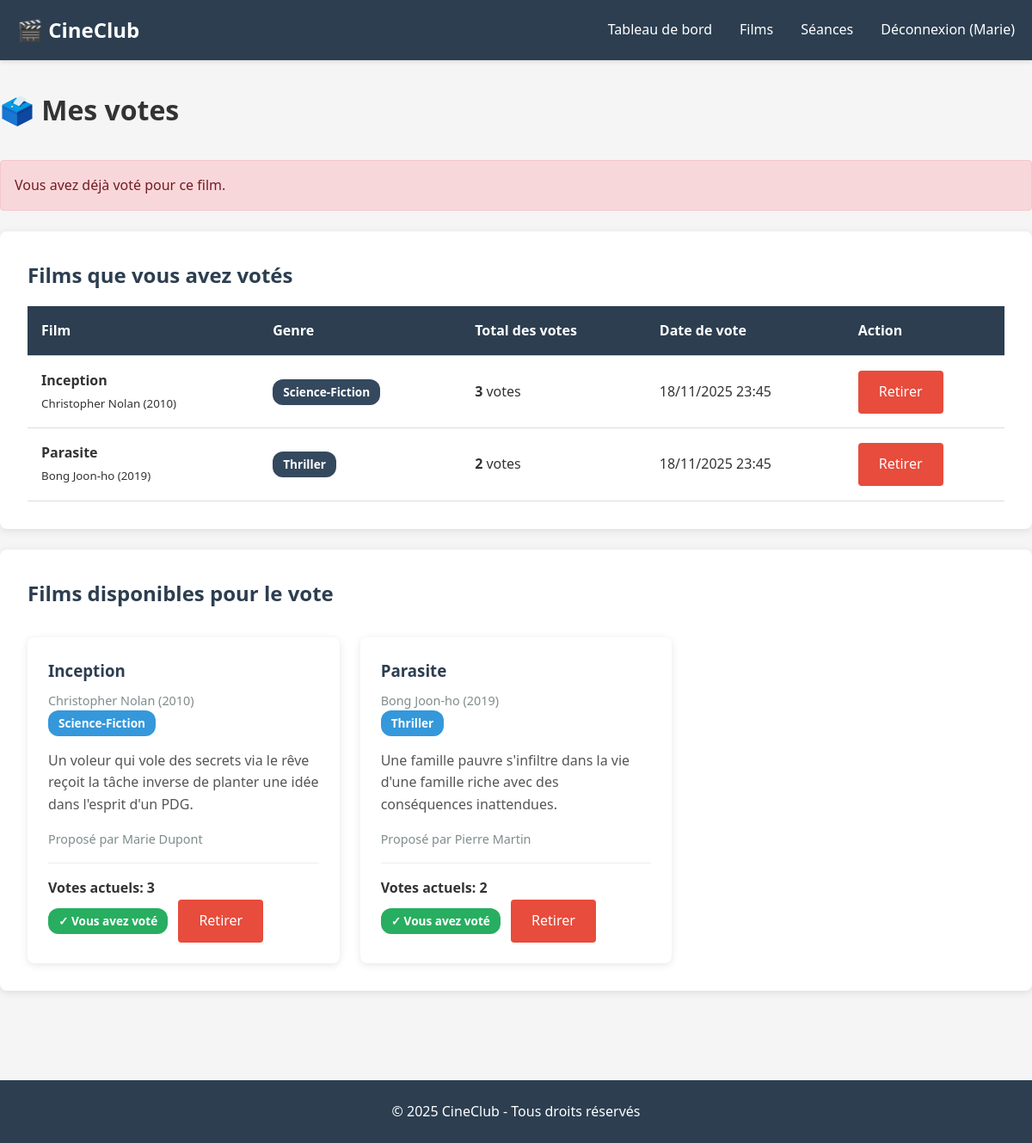
The app's page /vote.php?film_id=1 (signed in) with its own data.
### tables this page shows
CREATE TABLE films (
    id INT PRIMARY KEY AUTO_INCREMENT,
    titre VARCHAR(200) NOT NULL,
    realisateur VARCHAR(150) NOT NULL,
    annee INT NOT NULL,
    genre VARCHAR(50) NOT NULL,
    synopsis TEXT,
    duree INT,
    statut ENUM('propose', 'en_vote', 'programme', 'visionne') DEFAULT 'propose',
    user_id INT NOT NULL,
    date_proposition DATETIME DEFAULT CURRENT_TIMESTAMP,
    FOREIGN KEY (user_id) REFERENCES users(id) ON DELETE CASCADE,
    INDEX idx_statut (statut),
    INDEX idx_user (user_id)
);

CREATE TABLE users (
    id INT PRIMARY KEY AUTO_INCREMENT,
    nom VARCHAR(100) NOT NULL,
    prenom VARCHAR(100) NOT NULL,
    email VARCHAR(150) UNIQUE NOT NULL,
    password VARCHAR(255) NOT NULL,
    role ENUM('membre', 'admin') DEFAULT 'membre',
    date_inscription DATETIME DEFAULT CURRENT_TIMESTAMP,
    INDEX idx_email (email)
);

### vote.php (the view, shortened to what this page needs)
<?php
require_once 'config/database.php';
$error = '';
if (isset($_GET['film_id'])) {
    $film_id = intval($_GET['film_id']);
    $stmt = $pdo->prepare("SELECT * FROM films WHERE id = ? AND statut = 'en_vote'");
    $stmt->execute([$film_id]);
    $film = $stmt->fetch();
    if (!$film) {
        $error = "Ce film n'est pas disponible pour le vote.";
    } else {
        $stmt = $pdo->prepare("SELECT * FROM votes WHERE user_id = ? AND film_id = ?");
        $stmt->execute([$_SESSION['user_id'], $film_id]);
        if ($stmt->fetch()) {
            $error = "Vous avez déjà voté pour ce film.";
        }
    }
}
include 'includes/header.php';
?>
<h1 style="margin-bottom: 2rem;">🗳️ Mes votes</h1>
<?php if ($error): ?>
    <div class="alert alert-error">
        <?php echo $error; ?>
    </div>
<?php endif; ?>
<div class="card">
    <h2>Films que vous avez votés</h2>
    <?php
    $stmt = $pdo->prepare("
        SELECT f.*, v.date_vote,
               (SELECT COUNT(*) FROM votes WHERE film_id = f.id) as total_votes
        FROM votes v
        JOIN films f ON v.film_id = f.id
        WHERE v.user_id = ?
        ORDER BY v.date_vote DESC
    ");
    $stmt->execute([$_SESSION['user_id']]);
    $mes_votes = $stmt->fetchAll();
    if (empty($mes_votes)): ?>
        <p>Vous n'avez voté pour aucun film pour le moment.</p>
        <a href="films.php" class="btn">Parcourir les films en vote</a>
    <?php else: ?>
        <table class="table">
            <thead>
                <tr>
                    <th>Film</th>
                    <th>Genre</th>
                    <th>Total des votes</th>
                    <th>Date de vote</th>
                    <th>Action</th>
                </tr>
            </thead>
            <tbody>
                <?php foreach ($mes_votes as $vote): ?>
                    <tr>
                        <td>
                            <strong><?php echo htmlspecialchars($vote['titre']); ?></strong><br>
                            <small><?php echo htmlspecialchars($vote['realisateur']); ?> (<?php echo $vote['annee']; ?>)</small>
                        </td>
                        <td><span class="badge" style="background-color: #34495e; color: white;"><?php echo $vote['genre']; ?></span></td>
                        <td><strong><?php echo $vote['total_votes']; ?></strong> votes</td>
                        <td><?php echo date('d/m/Y H:i', strtotime($vote['date_vote'])); ?></td>
                        <td>
                            <?php if ($vote['statut'] === 'en_vote'): ?>
                                <a href="vote.php?action=remove&film_id=<?php echo $vote['id']; ?>" class="btn btn-danger" onclick="return confirm('Êtes-vous sûr de vouloir retirer votre vote ?')">Retirer</a>
                            <?php else: ?>
                                <span class="badge badge-<?php echo $vote['statut']; ?>"><?php echo ucfirst($vote['statut']); ?></span>
                            <?php endif; ?>
                        </td>
                    </tr>
                <?php endforeach; ?>
            </tbody>
        </table>
    <?php endif; ?>
</div>
<div class="card">
    <h2>Films disponibles pour le vote</h2>
    <?php
    $stmt = $pdo->query("
        SELECT f.*, u.prenom, u.nom,
               (SELECT COUNT(*) FROM votes WHERE film_id = f.id) as total_votes,
               (SELECT COUNT(*) FROM votes WHERE film_id = f.id AND user_id = {$_SESSION['user_id']}) as user_voted
        FROM films f
        JOIN users u ON f.user_id = u.id
        WHERE f.statut = 'en_vote'
        ORDER BY total_votes DESC
    ");
    $films_disponibles = $stmt->fetchAll();
    if (empty($films_disponibles)): ?>
        <p>Aucun film n'est actuellement disponible pour le vote.</p>
    <?php else: ?>
        <div class="films-grid">
            <?php foreach ($films_disponibles as $film): ?>
                <div class="film-card">
                    <h3><?php echo htmlspecialchars($film['titre']); ?></h3>
                    <p class="film-meta">
                        <?php echo htmlspecialchars($film['realisateur']); ?> (<?php echo $film['annee']; ?>)<br>
                        <span class="badge badge-vote"><?php echo $film['genre']; ?></span>
                    </p>
                    <p class="film-synopsis">
                        <?php echo htmlspecialchars($film['synopsis']); ?>
                    </p>
                    <p style="font-size: 0.9rem; color: #7f8c8d;">
                        Proposé par <?php echo htmlspecialchars($film['prenom'] . ' ' . $film['nom']); ?>
                    </p>
                    <div style="margin-top: 1rem; padding-top: 1rem; border-top: 1px solid #eee;">
                        <p><strong>Votes actuels: <?php echo $film['total_votes']; ?></strong></p>
                        <?php if ($film['user_voted'] > 0): ?>
                            <span class="badge badge-visionne">✓ Vous avez voté</span>
                            <a href="vote.php?action=remove&film_id=<?php echo $film['id']; ?>" class="btn btn-danger btn-sm" onclick="return confirm('Retirer votre vote ?')">Retirer</a>
                        <?php else: ?>
                            <a href="vote.php?film_id=<?php echo $film['id']; ?>" class="btn btn-success">Voter pour ce film</a>
                        <?php endif; ?>
                    </div>
                </div>
            <?php endforeach; ?>
        </div>
    <?php endif; ?>
</div>
<?php include 'includes/footer.php'; ?>

### css/style.css (style rules this page uses)
* { margin: 0; padding: 0; box-sizing: border-box; }
body { font-family: 'Segoe UI', Tahoma, Geneva, Verdana, sans-serif; background-color: #f5f5f5; color: #333; line-height: 1.6; }
.card { background: white; border-radius: 8px; padding: 2rem; margin-bottom: 1.5rem; box-shadow: 0 2px 10px rgba(0,0,0,0.1); }
.card h2 { color: #2c3e50; margin-bottom: 1rem; }
.btn { display: inline-block; padding: 0.75rem 1.5rem; background-color: #3498db; color: white; border: none; border-radius: 4px; cursor: pointer; text-decoration: none; font-size: 1rem; transition: background-color 0.3s; }
.btn-danger { background-color: #e74c3c; }
.alert { padding: 1rem; border-radius: 4px; margin-bottom: 1.5rem; }
.alert-error { background-color: #f8d7da; color: #721c24; border: 1px solid #f5c6cb; }
.table { width: 100%; border-collapse: collapse; margin-top: 1rem; }
.table th, .table td { padding: 1rem; text-align: left; border-bottom: 1px solid #ddd; }
.table th { background-color: #2c3e50; color: white; font-weight: 600; }
.films-grid { display: grid; grid-template-columns: repeat(auto-fill, minmax(300px, 1fr)); gap: 1.5rem; margin-top: 2rem; }
.film-card { background: white; border-radius: 8px; padding: 1.5rem; box-shadow: 0 2px 10px rgba(0,0,0,0.1); transition: transform 0.3s; }
.film-card h3 { color: #2c3e50; margin-bottom: 0.5rem; }
.film-meta { color: #7f8c8d; font-size: 0.9rem; margin-bottom: 1rem; }
.film-synopsis { margin-bottom: 1rem; color: #555; }
.badge { display: inline-block; padding: 0.25rem 0.75rem; border-radius: 12px; font-size: 0.85rem; font-weight: 600; margin-right: 0.5rem; }
.badge-vote { background-color: #3498db; color: white; }
.badge-visionne { background-color: #27ae60; color: white; }

### records on screen
films: titre "Inception", realisateur "Christopher Nolan", annee "2010", genre "Science-Fiction", total_votes "3", date_vote "18/11/2025 23:45", synopsis "Un voleur qui vole des secrets via le rêve reçoit la tâche inverse de planter une idée dans l'esprit d'un PDG.", user.nom "Marie Dupont"
films: titre "Parasite", realisateur "Bong Joon-ho", annee "2019", genre "Thriller", total_votes "2", date_vote "18/11/2025 23:45", synopsis "Une famille pauvre s'infiltre dans la vie d'une famille riche avec des conséquences inattendues.", user.nom "Pierre Martin"

### other values on screen
$_SESSION['prenom'] "Marie"
$error "Vous avez déjà voté pour ce film."
